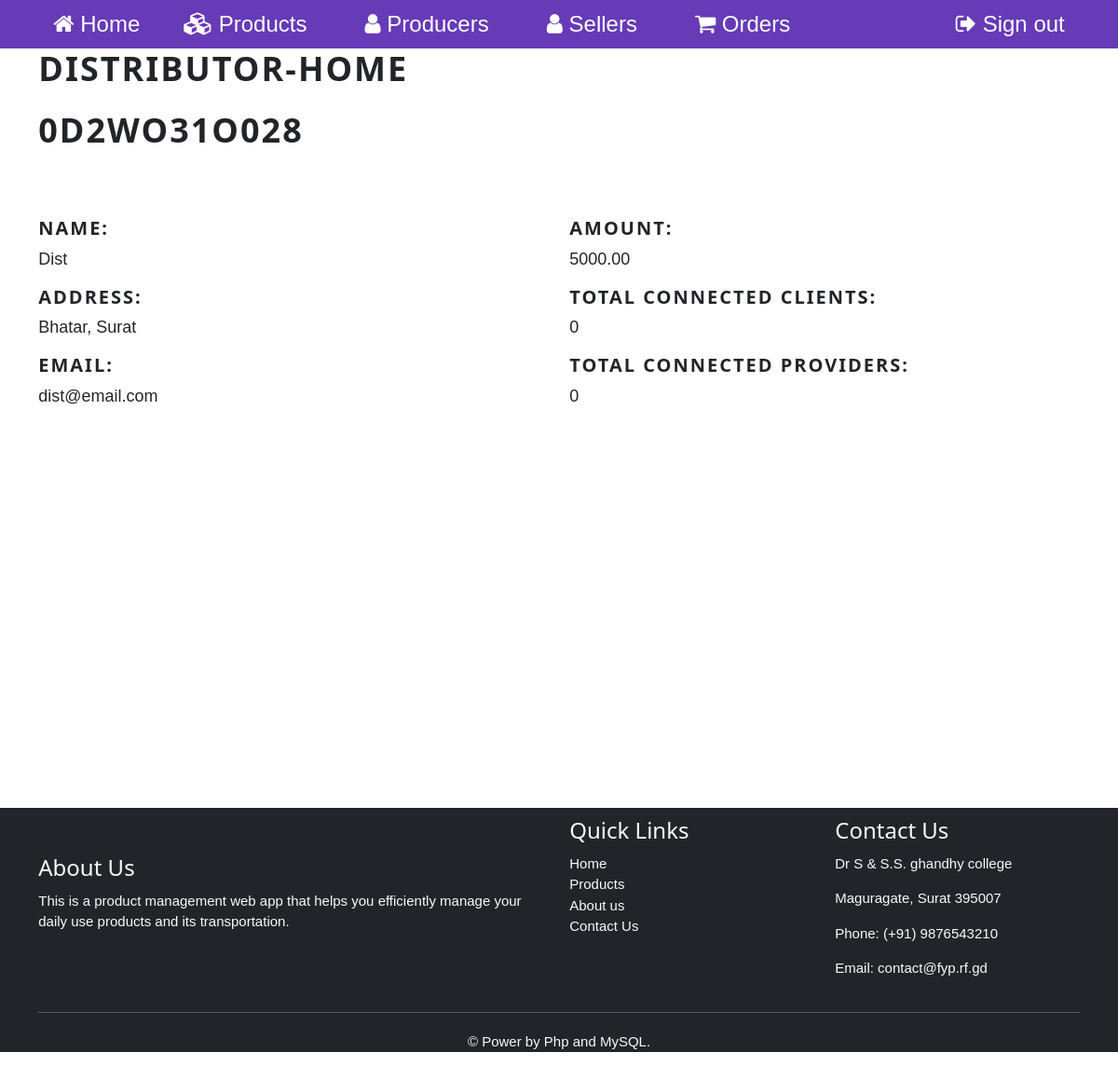
Screenshot of /d/home.php (signed in) with the database file from the repository.
### tables this page shows
CREATE TABLE `user_amount` (
  `r_id` int(9) NOT NULL,
  `f_user_id` varchar(16) NOT NULL DEFAULT 'f_id_null',
  `amount` decimal(10,2) NOT NULL DEFAULT 0.00
);

CREATE TABLE `users` (
  `user_id` varchar(16) NOT NULL DEFAULT 'user_id_null',
  `type` enum('producer','distributor','seller') NOT NULL,
  `name` varchar(255) NOT NULL DEFAULT 'name_null',
  `address` text NOT NULL DEFAULT 'address_null',
  `email` varchar(255) NOT NULL DEFAULT 'email_null',
  `password` varchar(255) NOT NULL DEFAULT 'password_null'
);

### d/php/home.fun.php (called while the page is built, shortened)
<?php
function selectAllInformation($userId)
{
    $data[] = null;
    $queryString = "SELECT name, address, email, amount FROM users JOIN user_amount ON user_id = f_user_id WHERE user_id = ?;";
    $dbConn = databaseConnector();
    $stmt = mysqli_stmt_init($dbConn);
    if (mysqli_stmt_prepare($stmt, $queryString)) {
        mysqli_stmt_bind_param($stmt, "s", $userId);
        mysqli_stmt_execute($stmt);
        $result = mysqli_stmt_get_result($stmt);
        $data = mysqli_fetch_assoc($result);
    }
    $queryString = "SELECT count(f_client_id) AS total_connected_client FROM users LEFT JOIN provider_client ON user_id = f_provider_id WHERE user_id = ? AND status = 3;";
    if (mysqli_stmt_prepare($stmt, $queryString)) {
        mysqli_stmt_bind_param($stmt, "s", $userId);
        mysqli_stmt_execute($stmt);
        $result = mysqli_stmt_get_result($stmt);
        $data += mysqli_fetch_assoc($result);
    }
    $queryString = "SELECT count(f_provider_id) AS total_connected_provider FROM users LEFT JOIN provider_client ON user_id = f_client_id WHERE user_id = ? AND status = 3;";
    if (mysqli_stmt_prepare($stmt, $queryString)) {
        mysqli_stmt_bind_param($stmt, "s", $userId);
        mysqli_stmt_execute($stmt);
        $result = mysqli_stmt_get_result($stmt);
        $data += mysqli_fetch_assoc($result);
    }
    return $data;
}

### d/home.php (the view, shortened to what this page needs)
<?php require_once("./01_head.php") ?>
<?php
try {
    require_once("./php/home.fun.php");
    $data = selectAllInformation($_SESSION["user_id"]);
} catch (Exception $e) {
    echo "ERROR MESSAGE: " . $e->getMessage();
}
?>
<div class="container" style="min-height: 100vh;">
    <div class="row">
        <h1 class="mb-4">Distributor-Home</h1>
        <h1 class="mb-4"><?= $_SESSION["user_id"] ?></h1>
        <div class="col-md-6">
            <h4 class="mb-2">Name:</h4>
            <p class="lead"><?= $data["name"] ?></p>
            <h4 class="mb-2">Address:</h4>
            <p class="lead"><?= $data["address"] ?></p>
            <h4 class="mb-2">Email:</h4>
            <p class="lead"><?= $data["email"] ?></p>
        </div>
        <div class="col-md-6">
            <h4 class="mb-2">Amount:</h4>
            <p class="lead"><?= $data["amount"] ?></p>
            <h4 class="mb-2">Total Connected Clients:</h4>
            <p class="lead"><?= $data["total_connected_client"] ?></p>
            <h4 class="mb-2">Total Connected Providers:</h4>
            <p class="lead"><?= $data["total_connected_provider"] ?></p>
        </div>
    </div>
</div>
<?php require_once("./02_foot.php") ?>

### w3.css (style rules this page uses)
*,*:before,*:after { box-sizing:inherit }
html { -ms-text-size-adjust:100%;-webkit-text-size-adjust:100% }
body { margin:0 }
html,body { font-family:Verdana,sans-serif;font-size:15px;line-height:1.5 }
html { overflow-x:hidden }
h1 { font-size:36px }
h4 { font-size:20px }
h1,h2,h3,h4,h5,h6 { font-family:"Segoe UI",Arial,sans-serif;font-weight:400;margin:10px 0 }

### d/home.php (style rules this page uses)
h1, h4 { font-weight: bold; text-transform: uppercase; letter-spacing: 2px; }
.lead { font-size: 1.2rem; line-height: 1.5; }
.col-md-6 { margin-top: 40px; }
h1 { animation: slide-in-fwd-center 0.5s cubic-bezier(0.25, 0.46, 0.45, 0.94) both; }

### rows the page displays
user_amount: f_user.name "Dist", f_user.address "Bhatar, Surat", f_user.email "dist@email.com", amount "5000.00"

### other values shown
$_SESSION["user_id"] "0D2WO31O028"
$data["total_connected_client"] "0"
$data["total_connected_provider"] "0"
